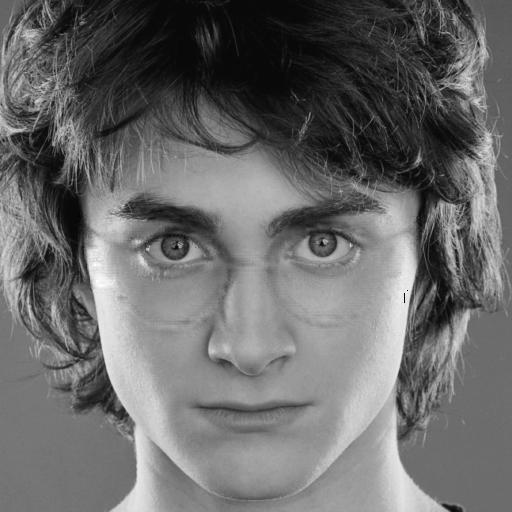
#> input picture OUTPUT_HARRY.jpg, 512 x 512 px
$ python computeNIQE.py   (Python 2 division)   (older library calls are emulated)
#> lines starting #> are read from the running program, lines starting #| are printed output that depends on the picture; long printed decimals are rounded
#| (512, 512)
### niqe.py
from __future__ import division

"""
Video Quality Metrics
Copyright (c) 2015 Alex Izvorski <aizvorski@gmail.com>
This program is free software: you can redistribute it and/or modify
it under the terms of the GNU General Public License as published by
the Free Software Foundation, either version 3 of the License, or
(at your option) any later version.
This program is distributed in the hope that it will be useful,
but WITHOUT ANY WARRANTY; without even the implied warranty of
MERCHANTABILITY or FITNESS FOR A PARTICULAR PURPOSE.  See the
GNU General Public License for more details.
You should have received a copy of the GNU General Public License
along with this program.  If not, see <http://www.gnu.org/licenses/>.
"""

"""
NIQE: Natural Image Quality Evaluator
An excellent no-reference image quality metric.
Code below is roughly similar on Matlab code graciously provided by Anish Mittal, but is written from scratch (since most of the Matlab functions there don't have numpy equivalents).
Training the model is not implemented yet, so we rely on pre-trained model parameters in file modelparameters.mat.
Cite:
Mittal, Anish, Rajiv Soundararajan, and Alan C. Bovik. "Making a completely blind image quality analyzer." Signal Processing Letters, IEEE 20.3 (2013): 209-212.
"""

import math
import numpy
import numpy.linalg
from scipy.special import gamma
from scipy.ndimage.filters import gaussian_filter
import scipy.misc
import scipy.io
import skimage.transform

"""
Generalized Gaussian distribution estimation.
Cite:
Dominguez-Molina, J. Armando, et al. "A practical procedure to estimate the shape parameter in the generalized Gaussian distribution.",
  available through http://www. cimat. mx/reportes/enlinea/I-01-18_eng. pdf 1 (2001).
"""

"""
Generalized Gaussian ratio function
Cite: Dominguez-Molina 2001, pg 7, eq (8)
"""
def generalized_gaussian_ratio(alpha):
    return (gamma(2.0/alpha)**2) / (gamma(1.0/alpha) * gamma(3.0/alpha))


"""
Generalized Gaussian ratio function inverse (numerical approximation)
Cite: Dominguez-Molina 2001, pg 13
"""
def generalized_gaussian_ratio_inverse(k):
    a1 = -0.535707356
    a2 = 1.168939911
    a3 = -0.1516189217
    b1 = 0.9694429
    b2 = 0.8727534
    b3 = 0.07350824
    c1 = 0.3655157
    c2 = 0.6723532
    c3 = 0.033834

    if k < 0.131246:
        return 2 * math.log(27.0/16.0) / math.log(3.0/(4*k**2))
    elif k < 0.448994:
        return (1/(2 * a1)) * (-a2 + math.sqrt(a2**2 - 4*a1*a3 + 4*a1*k))
    elif k < 0.671256:
        return (1/(2*b3*k)) * (b1 - b2*k - math.sqrt((b1 - b2*k)**2 - 4*b3*(k**2)))
    elif k < 0.75:
        #print "%f %f %f" % (k, ((3-4*k)/(4*c1)), c2**2 + 4*c3*log((3-4*k)/(4*c1)) )
        return (1/(2*c3)) * (c2 - math.sqrt(c2**2 + 4*c3*math.log((3-4*k)/(4*c1))))
    else:
        print "warning: GGRF inverse of %f is not defined" %(k)
        return numpy.nan

"""
Estimate the parameters of an asymmetric generalized Gaussian distribution
"""
def estimate_aggd_params(x):
    x_left = x[x < 0]
    x_right = x[x >= 0]
    stddev_left = math.sqrt((1.0/(x_left.size - 1)) * numpy.sum(x_left ** 2))
    stddev_right = math.sqrt((1.0/(x_right.size - 1)) * numpy.sum(x_right ** 2))
    if stddev_right == 0:
        return 1, 0, 0 # TODO check this
    r_hat = numpy.mean(numpy.abs(x))**2 / numpy.mean(x**2)
    y_hat = stddev_left / stddev_right
    R_hat = r_hat * (y_hat**3 + 1) * (y_hat + 1) / ((y_hat**2 + 1) ** 2)
    alpha = generalized_gaussian_ratio_inverse(R_hat)
    beta_left = stddev_left * math.sqrt(gamma(3.0/alpha) / gamma(1.0/alpha))
    beta_right = stddev_right * math.sqrt(gamma(3.0/alpha) / gamma(1.0/alpha))
    return alpha, beta_left, beta_right

def compute_features(img_norm):
    features = []
    alpha, beta_left, beta_right = estimate_aggd_params(img_norm)

    features.extend([ alpha, (beta_left+beta_right)/2 ])

    for x_shift, y_shift in ((0,1), (1,0), (1,1), (1,-1)):
        img_pair_products  = img_norm * numpy.roll(numpy.roll(img_norm, y_shift, axis=0), x_shift, axis=1)
        alpha, beta_left, beta_right = estimate_aggd_params(img_pair_products)
        eta = (beta_right - beta_left) * (gamma(2.0/alpha) / gamma(1.0/alpha))
        features.extend([ alpha, eta, beta_left, beta_right ])

    return features

def normalize_image(img, sigma=7/6):
    mu  = gaussian_filter(img, sigma, mode='nearest')
    mu_sq = mu * mu
    sigma = numpy.sqrt(numpy.abs(gaussian_filter(img * img, sigma, mode='nearest') - mu_sq))
    img_norm = (img - mu) / (sigma + 1)
    return img_norm


def niqe(img):
    model_mat = scipy.io.loadmat('modelparameters.mat')
#> (reads modelparameters.mat from the repository)
    model_mu = model_mat['mu_prisparam']
    model_cov = model_mat['cov_prisparam']

    features = numpy.array([])
    img_scaled = img
    for scale in [1,2]:

        if scale != 1:
            img_scaled = skimage.transform.rescale(img, 1/scale)
            #img_scaled = scipy.misc.imresize(img_norm, 0.5)

        # print img_scaled
        img_norm = normalize_image(img_scaled)

        scale_features = []
        block_size = 96//scale
        for block_col in range(img_norm.shape[0]//block_size):
            for block_row in range(img_norm.shape[1]//block_size):
                block_features = compute_features( img_norm[block_col*block_size:(block_col+1)*block_size, block_row*block_size:(block_row+1)*block_size] )
                scale_features.append(block_features)
        # print "len(scale_features)=%f" %(len(scale_features))
        if features.shape[0] == 0:
            features = numpy.vstack(scale_features)
            # print features.shape
        else:
            features = numpy.hstack([features, numpy.vstack(scale_features)])
#> this loop made 2 passes
#> pass 1, in normalize_image, `mu_sq = mu * mu`:
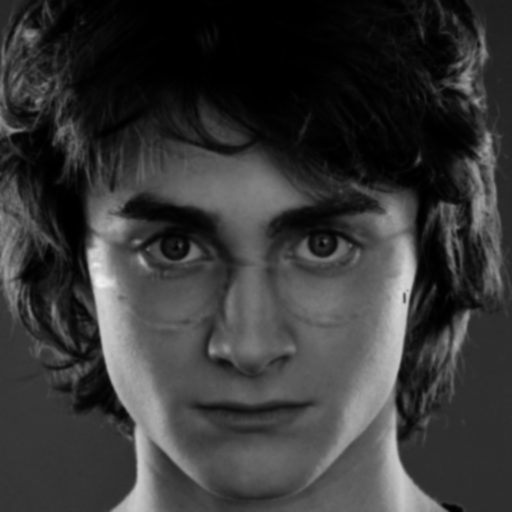
#> mu_sq: shape (512, 512) float32; min 0.000764, max 0.953, mean 0.219
#> pass 1, in normalize_image, `sigma = numpy.sqrt(numpy.abs(gaussian_filter(img * img, sigma, mode='n..`:
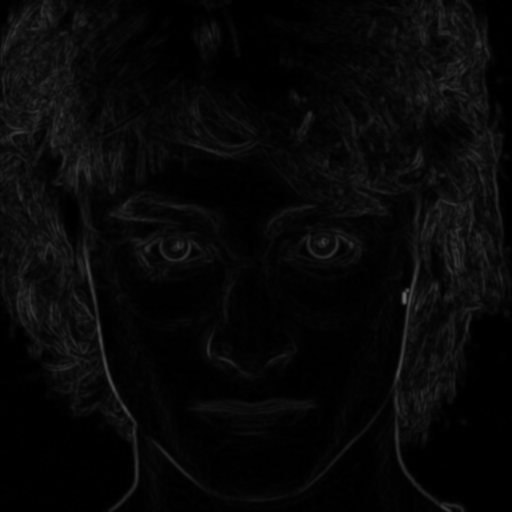
#> sigma: shape (512, 512) float32; min 0, max 0.419, mean 0.0315
#> pass 1, in normalize_image, `img_norm = (img - mu) / (sigma + 1)`:
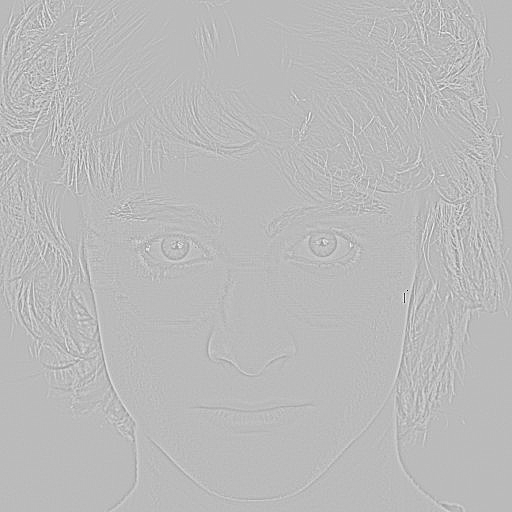
#> img_norm: shape (512, 512) float32; min -0.615, max 0.224, mean -4.03e-06; drawn with min black and max white
            # print features.shape

    features_mu = numpy.mean(features, axis=0)
#> features_mu = 36 values, max 86881754.1 at index 3, min -177979.7 at index 33, mean 2743559.1
    features_cov = numpy.cov(features.T)
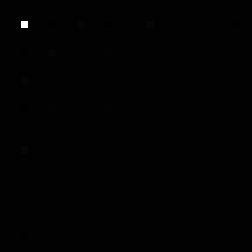
#> features_cov: shape (36, 36) float64 (shown 7 times larger); min -7.84e+14, max 9.09e+16, mean 7.4e+13; drawn with min black and max white

    pseudoinv_of_avg_cov  = numpy.linalg.pinv((model_cov + features_cov)/2)
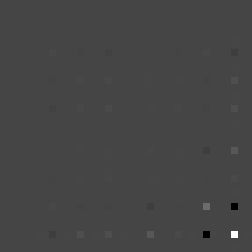
#> pseudoinv_of_avg_cov: shape (36, 36) float64 (shown 7 times larger); min -1.61e-05, max 4.28e-05, mean 2.51e-08; drawn with min black and max white
    niqe_quality = math.sqrt( (model_mu - features_mu).dot( pseudoinv_of_avg_cov.dot( (model_mu - features_mu).T ) ) )
#> niqe_quality = 0.957

    return niqe_quality

# import sys
# img = scipy.misc.imread(sys.argv[1], flatten=True).astype(numpy.float)/255.0

# print "NIQE = %f" %(niqe(img))

### computeNIQE.py
import numpy as np
import scipy.misc
import niqe

inputImageName = 'OUTPUT_HARRY.jpg'

inputImage = scipy.misc.imread(inputImageName, flatten = True).astype(np.float32)
print inputImage.shape
niqe = niqe.niqe(inputImage/255.0)
#> niqe = 0.957

print niqe
#| 0.9566
